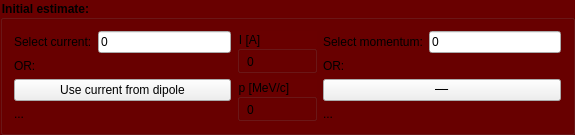
          <widget class="QGroupBox" name="groupBox">
           <property name="geometry">
            <rect>
             <x>10</x>
             <y>50</y>
             <width>575</width>
             <height>131</height>
            </rect>
           </property>
           <property name="font">
            <font>
             <weight>75</weight>
             <bold>true</bold>
            </font>
           </property>
           <property name="styleSheet">
            <string notr="true">QGroupBox{ background-color: rgb(105, 0, 0);}
QLabel{ background-color: rgba(0,0,0,0%);}</string>
           </property>
           <property name="title">
            <string>Initial estimate:</string>
           </property>
           <layout class="QGridLayout" name="gridLayout">
            <item row="3" column="3" colspan="2">
             <widget class="QLabel" name="label_RF">
              <property name="minimumSize">
               <size>
                <width>120</width>
                <height>0</height>
               </size>
              </property>
              <property name="text">
               <string>...</string>
              </property>
             </widget>
            </item>
            <item row="0" column="4">
             <widget class="QLineEdit" name="lineEdit_selectMom">
              <property name="minimumSize">
               <size>
                <width>0</width>
                <height>22</height>
               </size>
              </property>
              <property name="text">
               <string>0</string>
              </property>
             </widget>
            </item>
            <item row="3" column="0" colspan="2">
             <widget class="QLabel" name="label_I">
              <property name="minimumSize">
               <size>
                <width>120</width>
                <height>0</height>
               </size>
              </property>
              <property name="text">
               <string>...</string>
              </property>
             </widget>
            </item>
            <item row="0" column="1">
             <widget class="QLineEdit" name="lineEdit_selectCurrent">
              <property name="minimumSize">
               <size>
                <width>0</width>
                <height>22</height>
               </size>
              </property>
              <property name="text">
               <string>0</string>
              </property>
             </widget>
            </item>
            <item row="2" column="3" colspan="2">
             <widget class="QPushButton" name="pushButton_useRF">
              <property name="sizePolicy">
               <sizepolicy hsizetype="Minimum" vsizetype="Fixed">
                <horstretch>0</horstretch>
                <verstretch>0</verstretch>
               </sizepolicy>
              </property>
              <property name="minimumSize">
               <size>
                <width>140</width>
                <height>22</height>
               </size>
              </property>
              <property name="maximumSize">
               <size>
                <width>371</width>
                <height>16777215</height>
               </size>
              </property>
              <property name="font">
               <font>
                <pointsize>-1</pointsize>
                <strikeout>true</strikeout>
               </font>
              </property>
              <property name="text">
               <string>Estimate momentum from RF</string>
              </property>
              <property name="checked">
               <bool>false</bool>
              </property>
             </widget>
            </item>
            <item row="0" column="0">
             <widget class="QLabel" name="label">
              <property name="text">
               <string>Select current:</string>
              </property>
             </widget>
            </item>
            <item row="2" column="0" colspan="2">
             <widget class="QPushButton" name="pushButton_useCurrent">
              <property name="sizePolicy">
               <sizepolicy hsizetype="Minimum" vsizetype="Fixed">
                <horstretch>0</horstretch>
                <verstretch>0</verstretch>
               </sizepolicy>
              </property>
              <property name="minimumSize">
               <size>
                <width>140</width>
                <height>22</height>
               </size>
              </property>
              <property name="maximumSize">
               <size>
                <width>371</width>
                <height>16777215</height>
               </size>
              </property>
              <property name="text">
               <string>Use current from dipole</string>
              </property>
              <property name="checked">
               <bool>false</bool>
              </property>
             </widget>
            </item>
            <item row="1" column="0">
             <widget class="QLabel" name="label_6">
              <property name="text">
               <string>OR:</string>
              </property>
             </widget>
            </item>
            <item row="0" column="3">
             <widget class="QLabel" name="label_2">
              <property name="text">
               <string>Select momentum:</string>
              </property>
             </widget>
            </item>
            <item row="1" column="3">
             <widget class="QLabel" name="label_7">
              <property name="text">
               <string>OR:</string>
              </property>
             </widget>
            </item>
            <item row="0" column="2" rowspan="2">
             <widget class="QGroupBox" name="groupBox_7">
              <property name="title">
               <string>I [A]</string>
              </property>
              <widget class="QLabel" name="label_predictI">
               <property name="geometry">
                <rect>
                 <x>10</x>
                 <y>20</y>
                 <width>61</width>
                 <height>22</height>
                </rect>
               </property>
               <property name="text">
                <string>0</string>
               </property>
              </widget>
              <zorder>label_predictI</zorder>
              <zorder>groupBox_8</zorder>
             </widget>
            </item>
            <item row="2" column="2" rowspan="2">
             <widget class="QGroupBox" name="groupBox_2">
              <property name="title">
               <string>p [MeV/c]</string>
              </property>
              <widget class="QLabel" name="label_predictMom">
               <property name="geometry">
                <rect>
                 <x>10</x>
                 <y>20</y>
                 <width>61</width>
                 <height>22</height>
                </rect>
               </property>
               <property name="text">
                <string>0</string>
               </property>
              </widget>
             </widget>
            </item>
           </layout>
          </widget>
